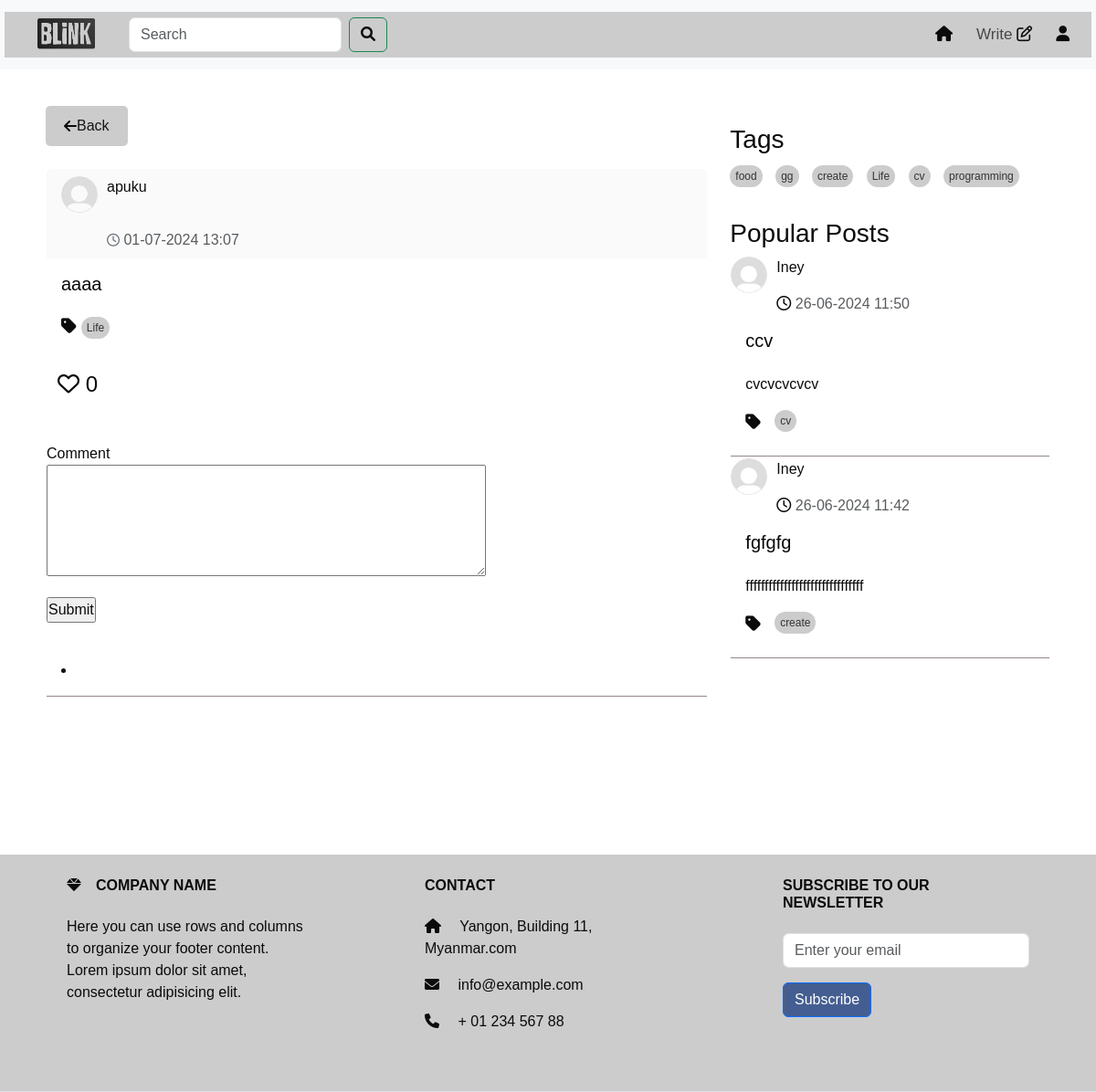
Page /full_post/7 (signed in) on the earlier database version.
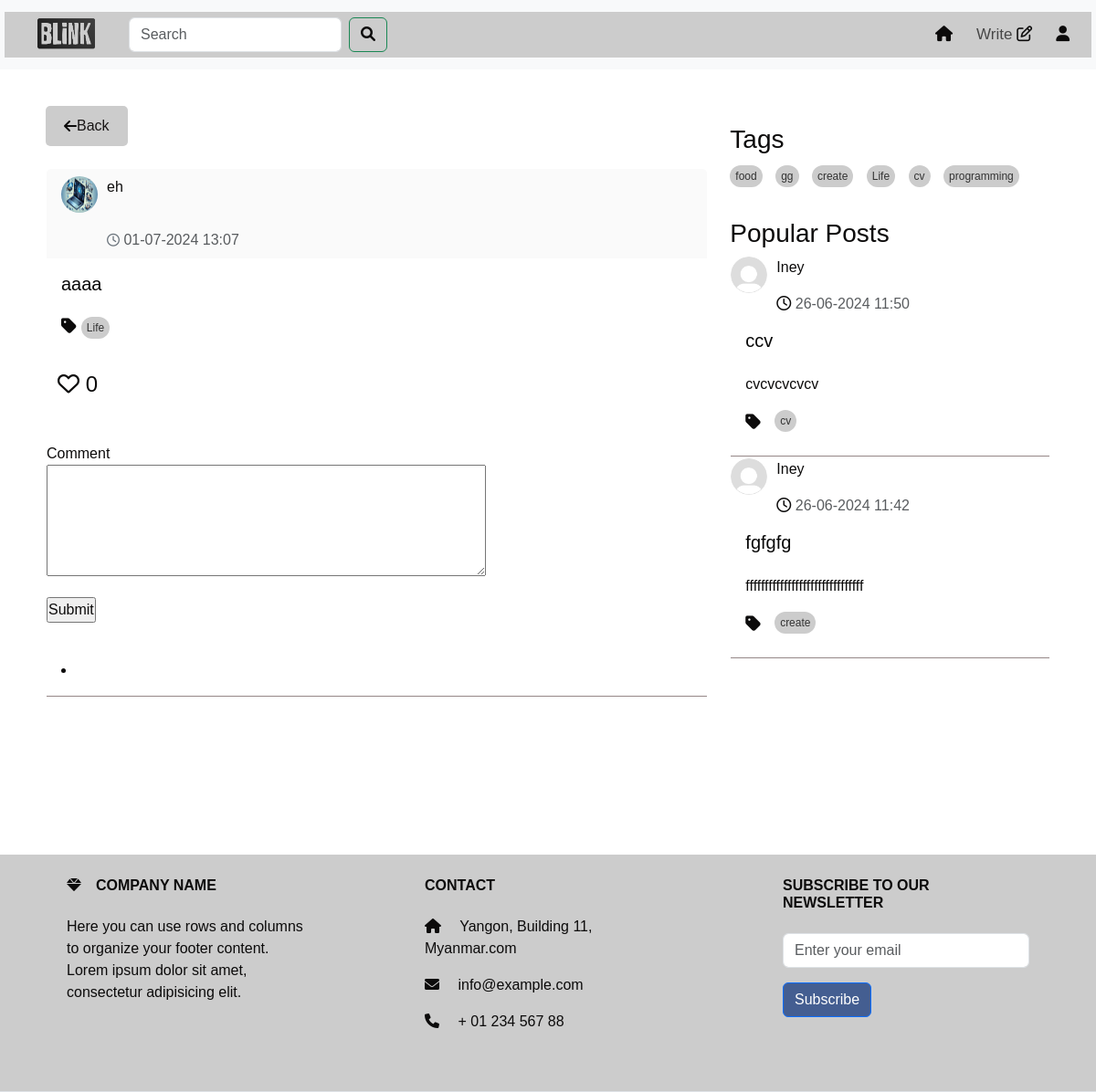
Same page on the later database version.
### models.py (models this page shows, shortened)
class User(UserMixin,db.Model):
    id = db.Column(db.Integer, primary_key=True)
    username = db.Column(db.String(50), unique=True)
    email =db.Column(db.String(50), unique=True)
    password = db.Column(db.String(100))
    bio = db.Column(db.String(50))
    profile_picture = db.Column(db.String(250))
    posts = db.relationship('Post', backref='author', lazy=True)
    comments = db.relationship('Comment', backref='author', lazy=True)

class Post(db.Model):
    id = db.Column(db.Integer, primary_key=True)
    title = db.Column(db.Text())
    content = db.Column(db.Text())
    tag = db.Column(db.Text(), nullable=False)
    user_id = db.Column(db.Integer, db.ForeignKey('user.id'), nullable=False)
    created_date = db.Column(db.DateTime,default=datetime.datetime.now)
    likes = db.Column(db.Integer, default=0)
    meta = db.Column(db.Text, nullable=True)
    comments = db.relationship('Comment', backref='post',cascade="all, delete", lazy=True)

### route.py (the view)
@app.route("/full_post/<int:post_id>",methods=['GET', 'POST'])
@login_required
def full_post(post_id,limit=2):
    post = Post.query.get_or_404(post_id)
    unique_tags = list(set(tag for tag, in Post.query.with_entities(Post.tag).distinct().limit(15)))
    popular_posts = Post.query.order_by(Post.likes.desc()).limit(limit).all()
    comment_form = CommentForm()
    forms=SearchForm()
    query = forms.search.data
    if forms.validate_on_submit():
         search_results = Post.query.filter(Post.title.ilike(f'%{query}%')).all()
         return render_template('search_results.html' , form=forms,search_results =search_results,popular_posts = popular_posts)
    elif comment_form.validate_on_submit():
        comment = Comment(content=comment_form.content.data, post=post, author=current_user)
        db.session.add(comment)
        db.session.commit()
        comment_form.content.data=''
        return render_template('full_post.html',tags=unique_tags, post=post ,comment_form = comment_form , form = forms,popular_posts = popular_posts)
    return render_template('full_post.html', tags=unique_tags,post=post ,comment_form = comment_form , form = forms,popular_posts = popular_posts )

### forms.py
class CommentForm(FlaskForm):
    content = TextAreaField('Comment', validators=[DataRequired()])
    submit = SubmitField('Submit')

class SearchForm(FlaskForm):
    search = StringField('Search ', validators=[DataRequired()])
    submit = SubmitField('Search')

### route.py (called while the page is built)
@login_manager.user_loader
def loader_user(user_id):
    return User.query.get(user_id)

### templates/full_post.html (shortened to what this page needs)
<!DOCTYPE html>
<html lang="en">
<head>
  <link href="https://cdn.jsdelivr.net/npm/bootstrap@5.3.3/dist/css/bootstrap.min.css" rel="stylesheet">
  <link href="https://cdnjs.cloudflare.com/ajax/libs/font-awesome/6.0.0-beta3/css/all.min.css" rel="stylesheet">
  <link rel="stylesheet" href="https://cdnjs.cloudflare.com/ajax/libs/font-awesome/5.15.4/css/all.min.css">
  <link href="https://cdnjs.cloudflare.com/ajax/libs/font-awesome/6.0.0-beta3/css/all.min.css" rel="stylesheet">
  <link rel="stylesheet" href="/static/home.css">
  <link rel="stylesheet" href="/static/topnav.css" />
</head>
<body>
  {% include 'topnav.html' %}
<div>
  <div class="container" >
    <div class="row">
      <div class="col-sm-8">
        <div id="posts-container">
          <a href="{{ url_for('home') }}" style="text-decoration: none;">
            <button class="back-button" onclick="goBack()">
              <i class="fa fa-arrow-left "> </i>
                Back
          </button>
          </a>
          <div class="card">
            <div class="card-header">
                <div class="profile-image">
                  <a
                  class="nav-link"
                  href="{{ url_for('profile',user_id=post.user_id) }}"
                  ><img
                    src="{{ url_for('static', filename='/photo/user_profile/'+post.author.profile_picture) }}"
                    width="60"
                    height="60"
                    alt=""
                       /></a>
                <div style="width: 300px">
                    <p id="name">
                      <a
                      class="nav-link"
                      href="{{ url_for('profile',user_id=post.user_id) }}"
                      >{{post.author.username}}</a
                    >
                    </p>
                    <p class="text-muted mb-0"><i class="fa-regular fa-clock"></i>  {{post.created_date.strftime('%d-%m-%Y %H:%M')}}</p>
                 </div>
               </div>
          </div>
          <div class="card-body">
            <h5 class="card-title">{{post.title}}</h5>
            <div class="tags-container">
              <ul class="list-group list-group-horizontal">
                <i class="fas fa-tag"></i>
                <a href="{{ url_for('home_tag',tag=post.tag ) }}" class="tag">{{post.tag}} </a>
              </ul>
              </div>
          </div>
              <form
              action="{{ url_for('like_post', post_id=post.id) }}"
              method="post"
              style="display: inline"
            >
            <div class="card-end" style="border-bottom: #958787 solid 1px;">
              <button type="submit" class="btn btn-light heart-button" onclick="toggleHeart(this)">
                <i class="far fa-heart"></i>
                <span>{{ post.likes }}</span>
              </button>
               </form>
                <div class="timeline-comment-box">
               </div>
                    <div class="input">
                      <form method="post" style="display: inline">
                            <div class="form-group">
                              {{ comment_form.content.label }}<br />
                              {{ comment_form.content(cols=50, rows=5) }}
                            </div>
                            <p>{{ comment_form.submit() }}</p>
                            </form>
                    </div>
                              <ul>
                              </ul>
        </div>
      </div>
      </div>
    </div>
    {% include 'sidenav.html' %}
  </div>
</div>
  {% include 'footer.html' %}
</body>
</html>

### templates/topnav.html (shortened to what this page needs)
<nav class="navbar navbar-expand-lg navbar-light bg-light">
  <div class="container-fluid">
    <a class="nav-link" href="{{ url_for('home') }}">
      <img class="image" src="/static/image/logo.png" alt="Logo"
    /></a>
    <div class="collapse navbar-collapse" id="navbarSupportedContent">
      <form class="d-flex" method="POST">
        <input
          class="form-control form-control-md w-100 me-2"
          type="search"
          placeholder="Search"
          aria-label="Search"
          name="search"
        />
        <button class="btn btn-outline-success" type="submit">
          <i class="fa-solid fa-magnifying-glass"></i>
        </button>
      </form>
      <ul class="navbar-nav ms-auto mb-2 mb-lg-0" style="gap: 10px">
        <li class="nav-item">
          <a
            class="nav-link active"
            aria-current="page"
            href="{{ url_for('home') }}"
            ><i class="fa-solid fa-house"></i
          ></a>
        </li>
        <li class="nav-item">
          <a class="nav-link" href="{{ url_for('post') }}"
            >Write <i class="fa-regular fa-pen-to-square"></i
          ></a>
        </li>
        <li class="nav-item">
          <a
            class="nav-link"
            href="{{ url_for('profile',user_id=current_user.id) }}"
            ><i class="fa-solid fa-user"></i
          ></a>
        </li>
      </ul>
    </div>
  </div>
</nav>

### templates/sidenav.html (shortened to what this page needs)
<!DOCTYPE html>
<html lang="en">
  <head>
    <link
      href="https://cdn.jsdelivr.net/npm/bootstrap@5.3.3/dist/css/bootstrap.min.css"
      rel="stylesheet"
    />
    <link
      href="https://cdnjs.cloudflare.com/ajax/libs/font-awesome/6.0.0-beta3/css/all.min.css"
      rel="stylesheet"
    />
    <link
      rel="stylesheet"
      href="https://cdnjs.cloudflare.com/ajax/libs/font-awesome/5.15.4/css/all.min.css"
    />
    <link
      href="https://cdnjs.cloudflare.com/ajax/libs/font-awesome/6.0.0-beta3/css/all.min.css"
      rel="stylesheet"
    />
    <link rel="stylesheet" href="/static/home.css" />
  </head>
  <body>
    <div class="col-sm-4" id="right-column">
      <div class="tags-section">
        <h3>Tags</h3>
        <div class="tags-container">
          {% if tags %} {% for tag in tags %}
          <a href="{{ url_for('home_tag',tag=tag ) }}" class="tag">{{ tag }}</a>
          {% endfor %} {% else %}
          <p>No tags available</p>
          {% endif %}
        </div>
      </div>
      <div class="mt-4">
        <h3>Popular Posts</h3>
        {% for popular_post in popular_posts %}
        <div class="card">
          <div>
            <div class="profile-image">
              <a
                class="nav-link"
                href="{{ url_for('profile',user_id=popular_post.user_id) }}"
                ><img
                  src="{{ url_for('static', filename='/photo/user_profile/'+popular_post.author.profile_picture) }}"
                  width="60"
                  height="60"
                  alt=""
              /></a>
              <div style="width: 300px">
                <p id="name">
                  <a
                    class="nav-link"
                    href="{{ url_for('profile',user_id=popular_post.user_id) }}"
                    >{{popular_post.author.username}}</a
                  >
                </p>
                <p class="text-muted mb-0">
                  <i class="fa-regular fa-clock"></i>
                  {{popular_post.created_date.strftime('%d-%m-%Y %H:%M')}}
                </p>
              </div>
            </div>
          </div>
          <div class="card-body">
            <a
              class="nav-link"
              href="{{ url_for('full_post',post_id=popular_post.id) }}"
            >
              <h5 class="card-title" id="popular">{{popular_post.title}}</h5>
              <p class="card-text" id="card-description">
                {{popular_post.meta |safe }}
              </p>
              <div class="tags-container">
                <ul class="list-group list-group-horizontal">
                  <i class="fas fa-tag"></i>
                  <a
                    href="{{ url_for('home_tag',tag=popular_post.tag ) }}"
                    class="tag"
                    >{{popular_post.tag}}</a
                  >
                </ul>
              </div>
            </a>
          </div>
          <div class="card-end" style="border-bottom: #958787 solid 1px"></div>
        </div>
        {% endfor %}
      </div>
    </div>
  </body>
</html>

### templates/footer.html
<footer
  class="d-flex justify-content-center justify-content-lg-between p-4 border-bottom"
>
  <div class="footer text-center text-md-start">
    <div class="row">
      <div class="col-md-4 col-lg-4 col-xl-3 mx-auto mb-4">
        <h6 class="text-uppercase fw-bold mb-4">
          <i class="fas fa-gem me-3"></i>Company name
        </h6>
        <p>
          Here you can use rows and columns to organize your footer content.
          Lorem ipsum dolor sit amet, consectetur adipisicing elit.
        </p>
      </div>
      <div class="col-md-4 col-lg-4 col-xl-3 mx-auto mb-4">
        <h6 class="text-uppercase fw-bold mb-4">Contact</h6>
        <p><i class="fas fa-home me-3"></i> Yangon, Building 11, Myanmar.com</p>
        <p><i class="fas fa-envelope me-3"></i> info@example.com</p>
        <p><i class="fas fa-phone me-3"></i> + 01 234 567 88</p>
      </div>
      <div class="col-md-4 col-lg-4 col-xl-3 mx-auto mb-4">
        <h6 class="text-uppercase fw-bold mb-4">Subscribe to our Newsletter</h6>
        <form>
          <div class="mb-3">
            <input
              type="email"
              class="form-control"
              placeholder="Enter your email"
            />
          </div>
          <button
            type="submit"
            class="btn btn-primary"
            style="background-color: #445e91"
          >
            Subscribe
          </button>
        </form>
      </div>
    </div>
  </div>
</footer>

### static/home.css (style rules this page uses)
* { color: #0c0b0b; font-family: sans-serif; margin: 0; padding: 0; box-sizing: border-box; }
.container { background: #fff; padding: 20px; margin-top: 20px; z-index: 1; }
.container-fluid { height: 50px; color: black; text-align: center; padding: 14px 16px; text-decoration: none; font-size: 17px; background: #ccc; font-weight: 200px; z-index: 2; margin: 5px; }
.back-button { display: flex; align-items: center; padding: 10px 20px; background-color: #ccc; color: #181515; border: none; border-radius: 5px; cursor: pointer; font-size: 16px; transition: background-color 0.3s; }
.card { color: #070707; border-color: #ffffff; background-color: #ffffff; }
.card-header { padding: 10px; background-color: #fafafa; border-bottom: 1px solid #ccc; display: flex; align-items: center; border-bottom: none !important; }
.card-header { display: flex; flex-direction: row; justify-content: space-between; align-items: center; padding: 0.5rem 1rem; }
.profile-image { margin-right: 10px; }
.profile-image img { border-radius: 50%; width: 40px; height: 40px; }
.card-header p { margin: 0; }
.card-header i { margin: 0; font-size: 14px; color: #6c757d; }
.card-body { background-color: #ffffff; }
.card-text { overflow: hidden; text-overflow: ellipsis; display: -webkit-box; -webkit-line-clamp: 3; -webkit-box-orient: vertical; transition: -webkit-line-clamp 0.5s ease; }
.profile-image { float: left; display: flex; justify-content: center; margin-right: 1rem; }
.profile-image img { border-radius: 50%; }
#right-column { position: -webkit-sticky; position: sticky; top: 0; height: 100vh; overflow-y: auto; padding-top: 20px; }
footer { width: 100%; color: #eee; padding: 10px; text-align: center; z-index: 100; }
ul { display: flex; }
.timeline-comment-box { background: #ffffff; margin-left: -15px; margin-right: -15px; padding: 20px 25px; }
#right-column { position: -webkit-sticky; position: sticky; top: 0; height: 100vh; overflow-y: hidden; padding-top: 20px; z-index: 1; }
.tags-container { margin-top: 10px; }
.fa-tag { font-size: 1.2em; margin-right: 5px; vertical-align: middle; }
.tags-container .tag { background-color: #ccc; color: #333; padding: 3px 6px; margin-right: 10px; border-radius: 20px; text-decoration: none; font-size: 12px; display: inline-block; }
.heart-button { border: none; background-color: transparent; cursor: pointer; font-size: 1.5rem; color: #e74c3c; transition: color 0.3s; }

### static/topnav.css (style rules this page uses)
* { color: #0c0b0b; font-family: sans-serif; margin: 0; padding: 0; box-sizing: border-box; }
.container { background: #fff; padding: 20px; margin-top: 20px; z-index: 1; }
.container-fluid { color: black; text-align: center; padding: 14px 16px; text-decoration: none; font-size: 17px; background: #ccc; font-weight: 200px; z-index: 2; margin: 5px; }
.navbar { position: sticky; top: 0; height: auto; 5 padding-top: 0px; padding-bottom: 0px; z-index: 2; }
.navbar { position: sticky; top: 0; width: 100%; z-index: 1000; }
.d-flex { padding-left: 20px; background-color: #ccc; }
.text-center { background: linear-gradient(to left, #ccc 0%, #ccc 100%); }
.row a { border-radius: 15%; margin-bottom: 10px; margin-right: 10px; }
.image { height: 80px; width: 100px; }
#navbarSupportedContent { background: linear-gradient(to left, #ccc 0%, #ccc 100%); }

Differences in the rows shown:
changed User: profile_picture: picture added in place of a placeholder; author.username "apuku" → "eh"
